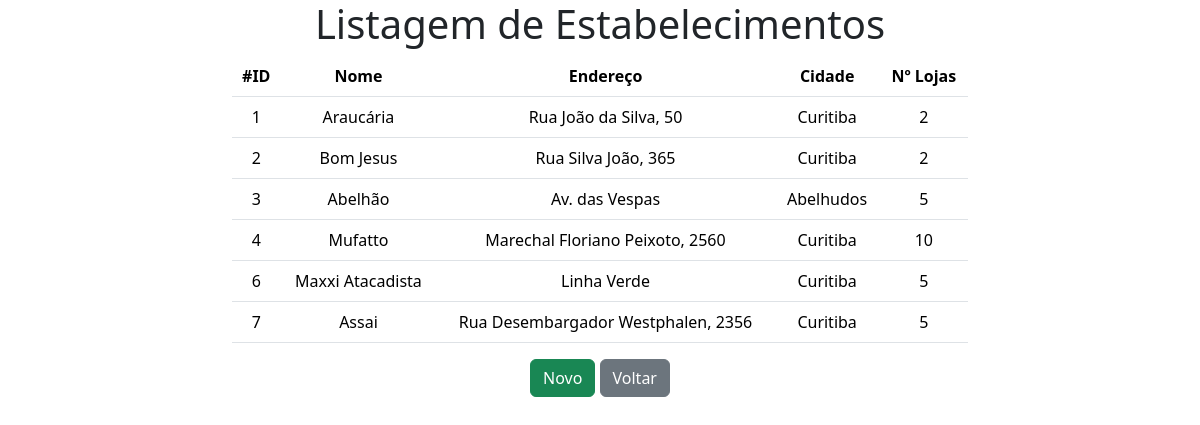
/listarEstabelcimentos.php (signed in), run on the app's committed database.
### tables this page shows
CREATE TABLE `estabelecimentos` (
  `id` int(11) NOT NULL AUTO_INCREMENT,
  `nome` varchar(100) NOT NULL,
  `endereco` varchar(150) NOT NULL,
  `cidade` varchar(100) NOT NULL,
  `numLojas` int(11) NOT NULL,
  PRIMARY KEY (`id`)
);

### class/Estabelecimento.class.php (called while the page is built, shortened)
<?php
include_once "sql.php";
class Estabelecimento{
    private $con;
    public function __construct(){
        $this->con = new Sql();
    }
    public function listarEstabelecimentos(){
		$cst = $this->con->conectar()->prepare("SELECT * FROM `estabelecimentos`;");
		if($cst->execute()){
        }
		$rst = $cst->fetchAll();
        return $rst;
	}
}
?>

### class/sql.php (called while the page is built)
<?php
class Sql{
	private $usuario;
	private $senha;
	private $banco;
	private $servidor;
	private static $pdo;
	public function __construct(){
		$this->servidor = "db";
		$this->banco = "projeto";
		$this->usuario = "root";
		$this->senha = "example";
	}
	public function conectar(){
		try{
			if(is_null(self::$pdo)){
				self::$pdo = new PDO("mysql:host=".$this->servidor.";dbname=".$this->banco.";charset=utf8", $this->usuario, $this->senha);
			}
			return self::$pdo;
		}catch(PDOException $e){
			echo 'Error: '.$e->getMessage();
		}
	}
}
?>

### listarEstabelcimentos.php (the view, shortened to what this page needs)
<?php
    require_once "./class/Estabelecimento.class.php";
    $estab = new Estabelecimento();
    $listaEstab = $estab->listarEstabelecimentos();
?>
<!DOCTYPE html>
<html lang="pt-br">
<head>
    <link href="https://cdn.jsdelivr.net/npm/bootstrap@5.3.2/dist/css/bootstrap.min.css" rel="stylesheet"
>
    <link rel="stylesheet" href="/assets/css/style.css">
</head>
<body>
   <div class="container">
    <div class="row justify-content-center align-items-center text-center">
        <div class="col-8">
            <h1>Listagem de Estabelecimentos</h1>
            <table class="table table-hover">
                <thead>
                    <tr>
                        <th>#ID</th>
                        <th>Nome</th>
                        <th>Endereço</th>
                        <th>Cidade</th>
                        <th>Nº Lojas</th>
                    </tr>
                </thead>
                <tbody>
                    <?php
                        foreach ($listaEstab as $valor) {
                            echo '<tr>';?>
                            <td><?php echo $valor['id']; ?></td>
                            <td><?php echo $valor['nome']; ?></td>
                            <td><?php echo $valor['endereco']; ?></td>
                            <td><?php echo $valor['cidade']; ?></td>
                            <td><?php echo $valor['numLojas']; ?></td>
                        <?php echo '</tr>';  }?>
                </tbody>
            </table>
            <a class="self-align-start" href="cadastrarEstabelecimentos.php"><button class="btn btn-success">Novo</button></a>
            <a class="self-align-start" href="menu.php"><button class="btn btn-secondary">Voltar</button></a>
        </div>
    </div>
   </div>
</body>
</html>

### assets/css/style.css (style rules this page uses)
body { margin: 0; padding: 0; box-sizing: border-box; }

### data on the page
estabelecimentos: id "1", nome "Araucária", endereco "Rua João da Silva, 50", cidade "Curitiba", numLojas "2"
estabelecimentos: id "2", nome "Bom Jesus", endereco "Rua Silva João, 365", cidade "Curitiba", numLojas "2"
estabelecimentos: id "3", nome "Abelhão", endereco "Av. das Vespas", cidade "Abelhudos", numLojas "5"
estabelecimentos: id "4", nome "Mufatto", endereco "Marechal Floriano Peixoto, 2560", cidade "Curitiba", numLojas "10"
estabelecimentos: id "6", nome "Maxxi Atacadista", endereco "Linha Verde", cidade "Curitiba", numLojas "5"
estabelecimentos: id "7", nome "Assai", endereco "Rua Desembargador Westphalen, 2356", cidade "Curitiba", numLojas "5"
